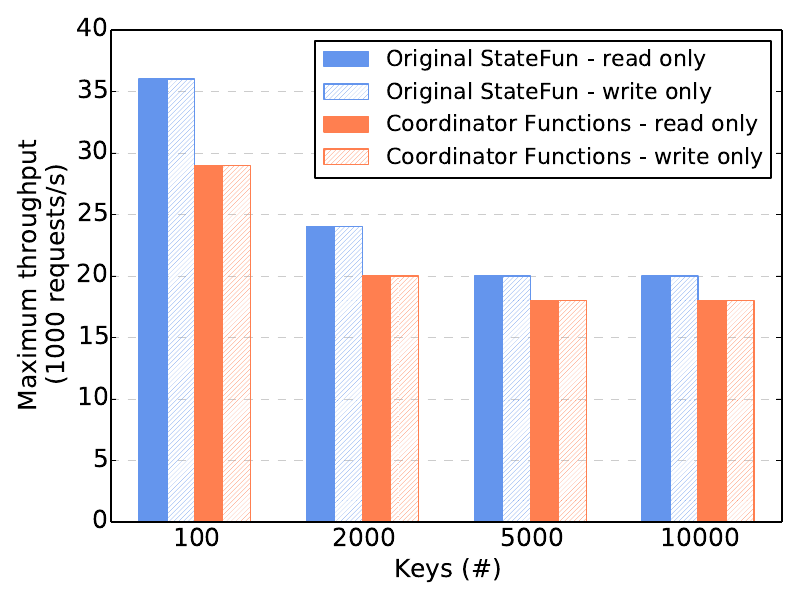

Write Python code to recreate this figure.
from matplotlib import pyplot as plt
import numpy as np

plt.rc('axes', axisbelow=True)

original = [36, 24, 20, 20]
new = [29, 20, 18, 18]
x = ['100', '2000', '5000', '10000']

color_original = 'cornflowerblue'
color_new = 'coral'

# create plot
fig, ax = plt.subplots()
index = np.arange(len(x)) * 0.6
bar_width = 0.10
opacity = 1

rects1 = plt.bar(index, original, bar_width,
alpha=opacity,
color=color_original,
edgecolor=color_original,
label='Original StateFun - read only')

rects2 = plt.bar(index + bar_width, original, bar_width,
alpha=opacity,
edgecolor=color_original,
fill = False,
hatch = '///////',
label='Original StateFun - write only')

rects3 = plt.bar(index + 2 * bar_width, new, bar_width,
alpha=opacity,
edgecolor=color_new,
color=color_new,
label='Coordinator Functions - read only')

rects4 = plt.bar(index + 3 * bar_width, new, bar_width,
alpha=opacity,
edgecolor=color_new,
fill = False,
hatch = '///////',
label='Coordinator Functions - write only')

plt.xlabel('Keys (#)', fontsize=18)
plt.ylabel('Maximum throughput\n(1000 requests/s)', fontsize=18)
plt.xlim(index[0] - 0.1, index[len(index) - 1] + 0.5)
plt.xticks(index + 2 * bar_width, x, fontsize=18)
plt.yticks(fontsize=18)
plt.grid(axis='y', which='major', color='#CCCCCC', linestyle='--')
plt.tick_params(axis='x', length=0)
plt.legend(fontsize=16)

plt.tight_layout()
plt.savefig('graphs/exp1-throughput.pdf')
plt.show()